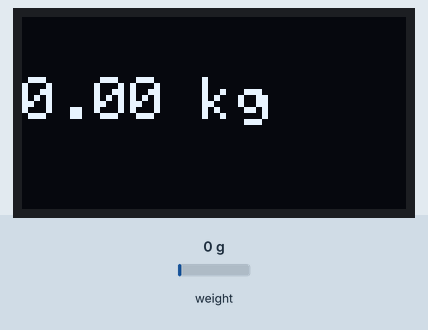
Recording of a program running on a simulated ESP32. Shown: 128×64 one-colour display. The inputs (shaded band) are chosen by the test bench; at power-on: weight on the scale 0 g. WiFi joins after 1.5 s; servers stay silent unless stated; random numbers use the default seed unless the program sets one; no MQTT or app messages arrive unless stated; what the program prints to the serial monitor is not drawn.

Above: at 4.3 s.
4.4 s: weight on the scale set to 100 g
At 6.1 s:
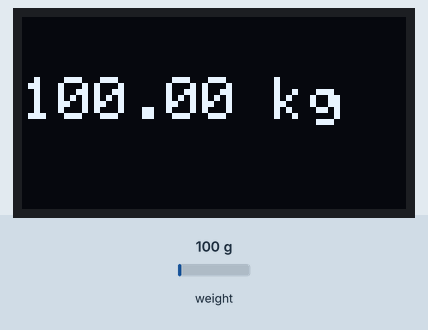
7.2 s: weight on the scale set to 1250 g
At 8.6 s:
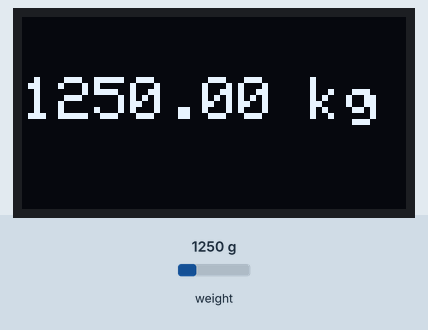
9.8 s: weight on the scale set to 2500 g
At 12.4 s:
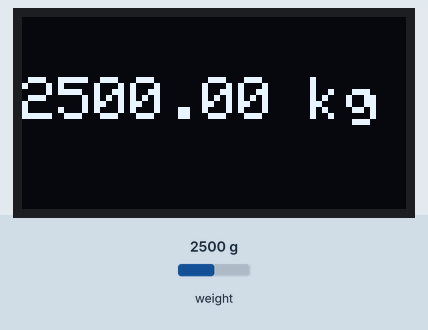
Timing chart, 0 to 13.9 s (numbered marks = the images above; inputs shaded):
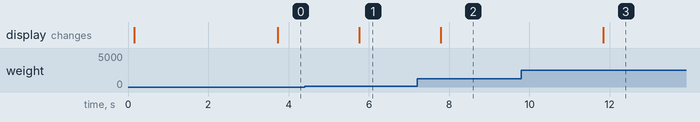

Measured:
- after the input at 4.4 s, the display: changes after 1.4 s (image 1)
- after the input at 7.2 s, the display: changes after 0.59 s (image 2)
- after the input at 9.8 s, the display: changes after 2.0 s (image 3)

The program:

main.cpp
```cpp
#include <WiFi.h>
#include <PubSubClient.h>
#include <Wire.h>
#include <Adafruit_GFX.h>
#include <Adafruit_SSD1306.h>
#include "HX711.h"

// Wi-Fi config
const char* ssid = "Wokwi-GUEST";
const char* password = "";

// MQTT config
const char* mqtt_server = "broker.emqx.io";
const int mqtt_port = 1883;
const char* mqtt_topic = "67098633/weight";

// HX711
#define DT_PIN 4
#define SCK_PIN 5
HX711 scale;

// OLED
#define SCREEN_WIDTH 128
#define SCREEN_HEIGHT 64
#define OLED_RESET    -1
#define SCREEN_ADDRESS 0x3C
Adafruit_SSD1306 display(SCREEN_WIDTH, SCREEN_HEIGHT, &Wire, OLED_RESET);

// MQTT
WiFiClient espClient;
PubSubClient client(espClient);

// 🧪 Calibration Factor สำหรับ Wokwi
float CALIBRATION_FACTOR = 420.0;

void connectWiFi() {
  WiFi.begin(ssid, password);
  Serial.print("🔌 Connecting to WiFi");
  while (WiFi.status() != WL_CONNECTED) {
    delay(500);
    Serial.print(".");
  }
  Serial.println("\n✅ WiFi Connected");
  Serial.print("📶 IP Address: ");
  Serial.println(WiFi.localIP());
}

void connectMQTT() {
  client.setServer(mqtt_server, mqtt_port);
  String clientId = "esp32-weight-";
  clientId += String(random(0xffff), HEX);

  while (!client.connected()) {
    Serial.print("🔗 Connecting to MQTT...");
    if (client.connect(clientId.c_str())) {
      Serial.println("✅ MQTT Connected");
    } else {
      Serial.print("❌ Failed, rc=");
      Serial.print(client.state());
      Serial.println(" retrying in 2 seconds");
      delay(2000);
    }
  }
}

void setup() {
  Serial.begin(115200);
  delay(100);

  // OLED
  if (!display.begin(SSD1306_SWITCHCAPVCC, SCREEN_ADDRESS)) {
    Serial.println("❌ SSD1306 allocation failed");
    while (true);
  }
  display.clearDisplay();
  display.setTextSize(1);
  display.setTextColor(WHITE);
  display.setCursor(0, 10);
  display.println("Starting...");
  display.display();

  // HX711
  scale.begin(DT_PIN, SCK_PIN);
  scale.set_scale(CALIBRATION_FACTOR);
  scale.tare();
  Serial.println("⚖️ Load Cell Ready");

  // Wi-Fi & MQTT
  connectWiFi();
  connectMQTT();
}

void loop() {
  if (!client.connected()) {
    connectMQTT();
  }
  client.loop();

  if (scale.is_ready()) {
    float weight = scale.get_units(10);  // อ่านค่าเฉลี่ย 10 ครั้ง
    if (weight < 0) weight = 0.00;
    weight = round(weight * 100.0) / 100.0;

    // แสดงบน OLED ทุกครั้ง
    display.clearDisplay();
    display.setTextSize(2);
    display.setCursor(0, 20);
    display.printf("%.2f kg", weight);
    display.display();

    // ส่ง MQTT ทุก 1 วินาที
    char payload[10];
    dtostrf(weight, 4, 2, payload);
    client.publish(mqtt_topic, payload);
    Serial.printf("📦 Weight: %.2f kg\n", weight);
    Serial.printf("📤 MQTT Published: %s\n", payload);

  } else {
    Serial.println("⚠️ HX711 not ready");
  }

  delay(1000);  // ส่งทุก 1 วิ
}
```
